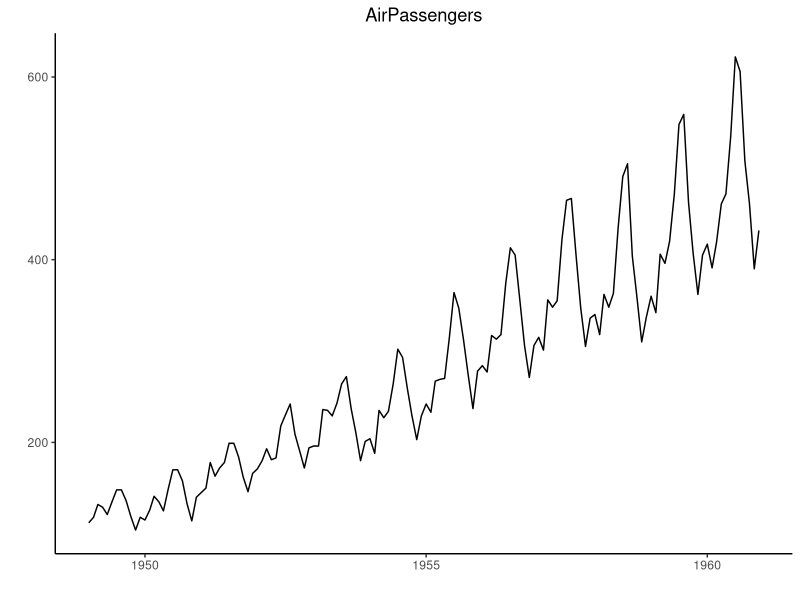
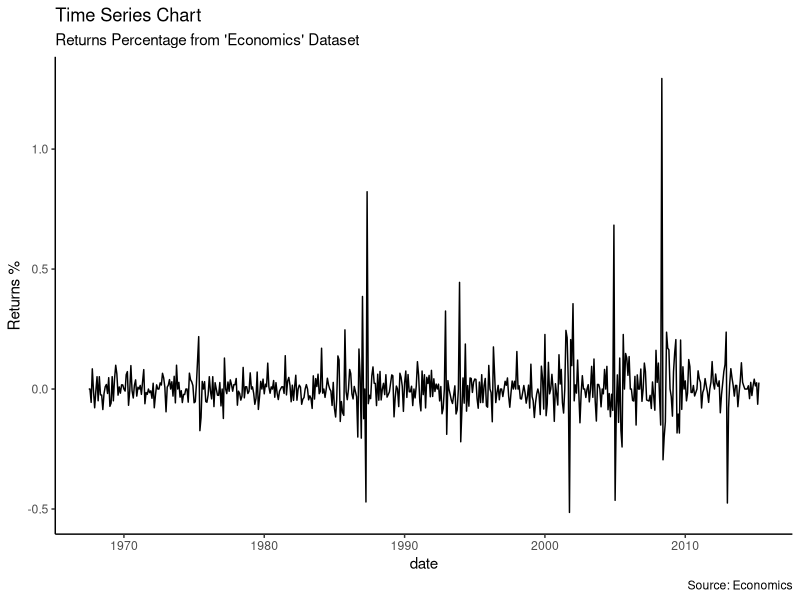

Write the R code that produced these figures, in order. (Note: this script raises an error after producing the figures.)
#Time Series

## From Timeseries object (ts)
library(ggplot2)
library(ggfortify)
theme_set(theme_classic())

# Plot 
autoplot(AirPassengers) +   labs(title="AirPassengers") +  theme(plot.title = element_text(hjust=0.5))


#---from Df-----
library(ggplot2)
theme_set(theme_classic())
head(economics)

economics$returns_perc <- c(0, diff(economics$psavert)/economics$psavert[-length(economics$psavert)])

# Allow Default X Axis Labels
ggplot(economics, aes(x=date)) +   geom_line(aes(y=returns_perc)) +  labs(title="Time Series Chart", subtitle="Returns Percentage from 'Economics' Dataset",  caption="Source: Economics",    y="Returns %")



#------
library(ggplot2)
library(lubridate)
theme_set(theme_bw())
brks <- economics_y$date[seq(1, length(economics_y$date), 12)]

economics_m <- economics[1:24, ]
head(economics_m)
# labels and breaks for X axis text
lbls <- paste0(month.abb[month(economics_m$date)], " ", lubridate::year(economics_m$date))
brks <- economics_m$date

# plot
ggplot(economics_m, aes(x=date)) +   geom_line(aes(y=returns_perc)) + labs(title="Monthly Time Series",       subtitle="Returns Percentage from Economics Dataset",        caption="Source: Economics", y="Returns %") +  # title and caption
  scale_x_date(labels = lbls, breaks = brks) +  # change to monthly ticks and labels
  theme(axis.text.x = element_text(angle = 90, vjust=0.5),  # rotate x axis text
        panel.grid.minor = element_blank())  # turn off minor grid


#------
library(ggplot2)
library(lubridate)
theme_set(theme_bw())

economics$returns_perc <- c(0, diff(economics$psavert)/economics$psavert[-length(economics$psavert)])
economics_y <- economics[1:90, ]


# labels and breaks for X axis text
brks <- economics_y$date[seq(1, length(economics_y$date), 12)]
lbls <- lubridate::year(brks)

# plot
ggplot(economics_y, aes(x=date)) +   geom_line(aes(y=returns_perc)) +   labs(title="Yearly Time Series",      subtitle="Returns Percentage from Economics Dataset", caption="Source: Economics",       y="Returns %") +    scale_x_date(labels = lbls,  breaks = brks) +  theme(axis.text.x = element_text(angle = 90, vjust=0.5),  panel.grid.minor = element_blank())  # turn off minor grid

#------
library(ggplot2)
library(quantmod)
data("economics", package = "ggplot2")

# Compute % Returns
economics$returns_perc <- c(0, diff(economics$psavert)/economics$psavert[-length(economics$psavert)])

# Create break points and labels for axis ticks
brks <- economics$date[seq(1, length(economics$date), 12)]
lbls <- lubridate::year(economics$date[seq(1, length(economics$date), 12)])

# Plot
ggplot(economics[1:100, ], aes(date, returns_perc)) +   geom_area() + 
  scale_x_date(breaks=brks, labels=lbls) +  theme(axis.text.x = element_text(angle=90)) +   labs(title="Area Chart",    subtitle = "Perc Returns for Personal Savings", y="% Returns for Personal savings", caption="Source: economics")
